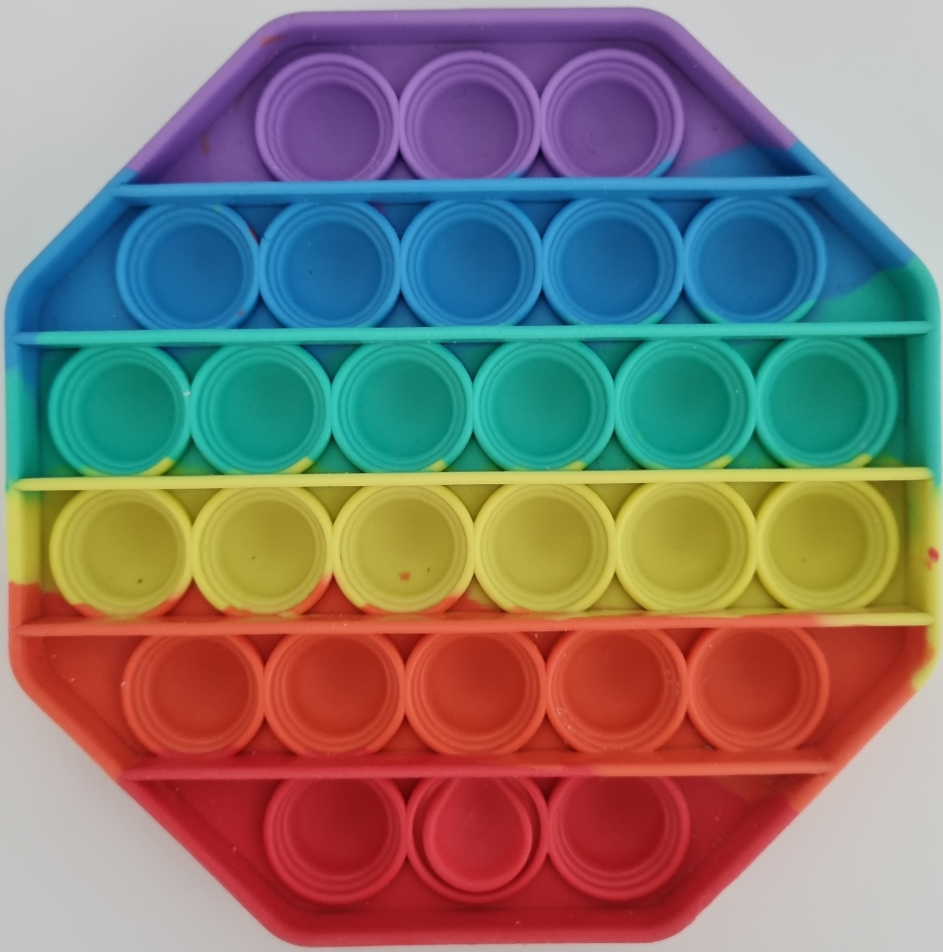
#> input picture pop_ref_001.jpg, 2829 x 2854 px (shown at 1/3 size)
$ python first.py
#> lines starting #> are read from the running program, lines starting #| are printed output that depends on the picture; after the words box and inside, x2 and y2 are one past the last pixel; in counts of white or black regions, pixels touching at a corner belong together
# -*- coding: utf-8 -*-
"""
Created on Thu Oct 21 12:48:18 2021

@author: Coding
"""

import cv2 as cv

def setLabel(image, str, contour):
    (text_width, text_height), baseline = cv.getTextSize(str, cv.FONT_HERSHEY_SIMPLEX, 0.7, 1)
    x,y,width,height = cv.boundingRect(contour)
    pt_x = x+int((width-text_width)/2)
    pt_y = y+int((height + text_height)/2)
    cv.rectangle(image, (pt_x, pt_y+baseline), (pt_x+text_width, pt_y-text_height), (200,200,200), cv.FILLED)
    cv.putText(image, str, (pt_x, pt_y), cv.FONT_HERSHEY_SIMPLEX, 0.7, (0,0,0), 1, 8)


img_color1 = cv.imread('pop_ref_001.jpg', cv.IMREAD_COLOR)
#> img_color1 is the input picture: shape (2854, 2829, 3); mean B, G, R 115.1, 121.5, 130.7
img_color = cv.resize(img_color1, dsize=(640, 480), interpolation=cv.INTER_AREA)
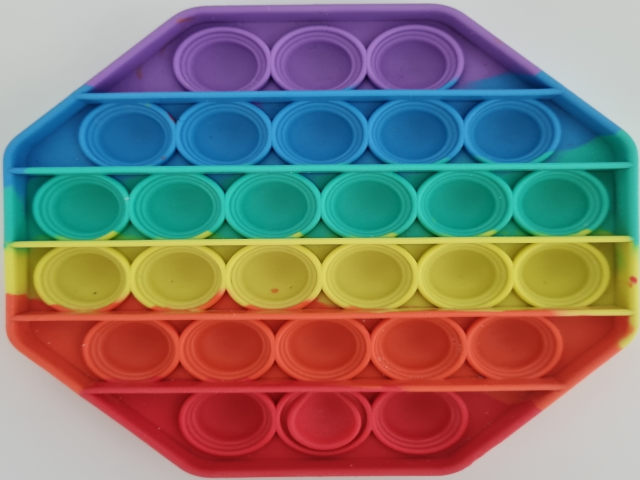
#> img_color: shape (480, 640, 3); mean B, G, R 115.1, 121.5, 130.7
cv.imshow('result', img_color)
cv.waitKey(0)

img_gray = cv.cvtColor(img_color, cv.COLOR_BGR2GRAY)
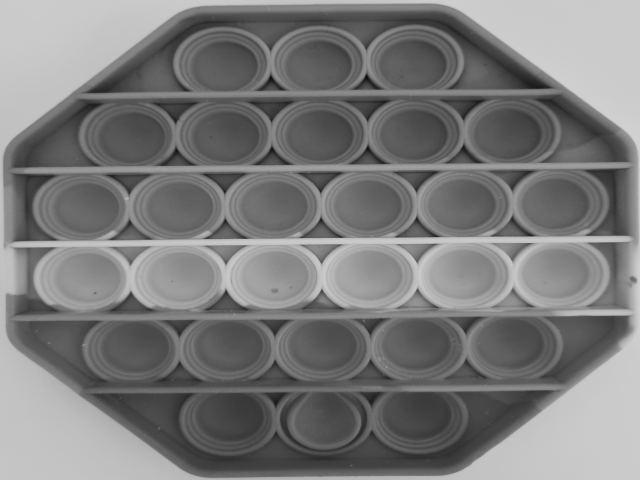
#> img_gray: shape (480, 640); min 13, max 210, mean 123.5
cv.imshow('result', img_gray)
cv.waitKey(0)

dst = cv.Canny(img_gray, 40, 150)
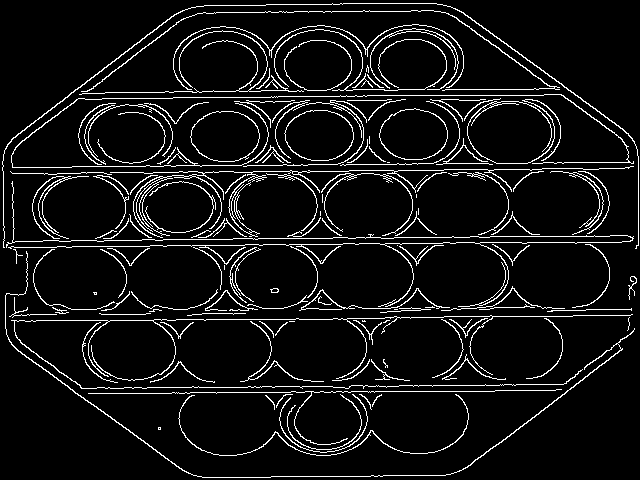
#> dst: shape (480, 640); 7.4% white in thin lines or dots

# ret,img_binary = cv.threshold(img_gray, 0, 255, cv.THRESH_BINARY_INV|cv.THRESH_OTSU)
ret,img_binary = cv.threshold(dst, 127, 255, cv.THRESH_BINARY+cv.THRESH_OTSU)
#> ret = 0
cv.imshow('result', img_binary)
cv.waitKey(0)

contours, hierarchy = cv.findContours(img_binary, cv.RETR_EXTERNAL, cv.CHAIN_APPROX_SIMPLE)
#> contours = 125 contours, 61 with area under 20; largest, box (x1, y1, x2, y2) and area: (284, 110, 354, 161) 2734, (190, 111, 260, 162) 2718, (379, 108, 448, 160) 2703, (110, 166, 634, 238) 318, (5, 251, 635, 478) 284

for cnt in contours:
    size = len(cnt)
    print(size)

    epsilon = 0.005 * cv.arcLength(cnt, True)
    approx = cv.approxPolyDP(cnt, epsilon, True)

    size = len(approx)
    print(size)

    cv.line(img_color, tuple(approx[0][0]), tuple(approx[size-1][0]), (0, 255, 0), 3)
    for k in range(size-1):
        cv.line(img_color, tuple(approx[k][0]), tuple(approx[k+1][0]), (0, 255, 0), 3)

    if cv.isContourConvex(approx):
        if size == 3:
            setLabel(img_color, "triangle", cnt)
        elif size == 4:
            setLabel(img_color, "rectangle", cnt)
        elif size == 5:
            setLabel(img_color, "pentagon", cnt)
        elif size == 6:
            setLabel(img_color, "hexagon", cnt)
        elif size == 8:
            setLabel(img_color, "octagon", cnt)
        elif size == 10:
            setLabel(img_color, "decagon", cnt)
        else:
            setLabel(img_color, str(size), cnt)
    else:
        setLabel(img_color, str(size), cnt)
#> this loop made 125 passes
#> epsilon on passes 2 to 13: 0.18, 4.4, 0.169, 0.214, 1.86, 1.67, 0.24, 5.94, 0.85, 0.131, 0.699, 0.477
#> (epsilon, approx) on passes 1, 18, 31, 49: (0.04, [[158, 427], [158, 429], [160, 429], [160, 427]]), (0.05, [[289, 321], [294, 321]]), (0.03, [[394, 309], [397, 309]]), (0.04, [[224, 265], [224, 269]])
#> (printed output is left out)
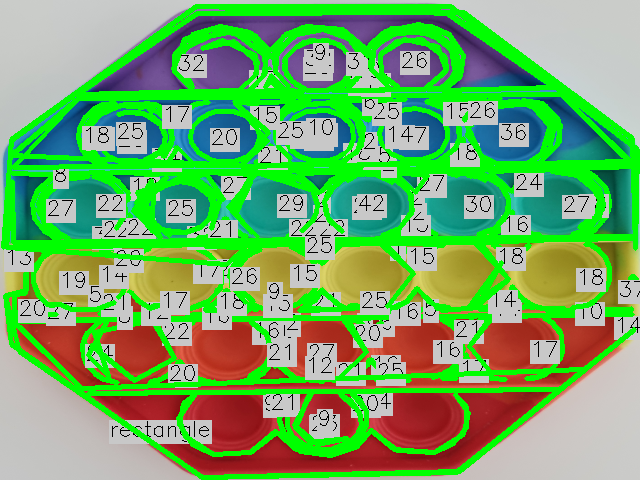
#> img_color: shape (480, 640, 3); mean B, G, R 100.7, 172.2, 113.8

cv.imshow('result', img_color)
cv.waitKey(0)

$ run again, with pop_ref_002.jpg copied over pop_ref_001.jpg
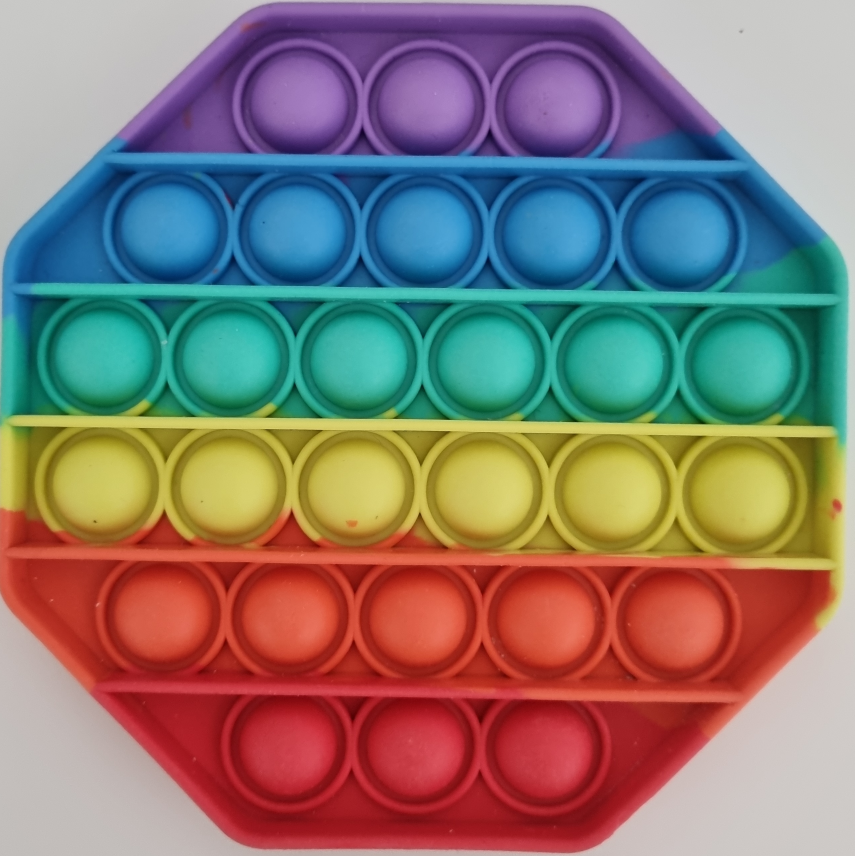
#> input picture pop_ref_002.jpg, 2564 x 2568 px (shown at 1/3 size)
#> img_color1 is the input picture: shape (2568, 2564, 3); mean B, G, R 114.5, 120.4, 134.1
#> `dst = cv.Canny(img_gray, 40, 150)`:
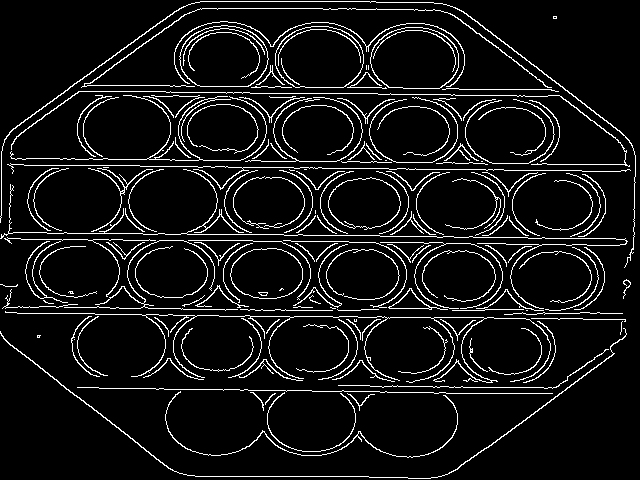
#> dst: shape (480, 640); 7.9% white in thin lines or dots
#> ret = 0
#> contours = 147 contours, 62 with area under 20; largest, box (x1, y1, x2, y2) and area: (275, 26, 364, 88) 4457, (370, 27, 459, 89) 4448, (179, 25, 269, 87) 4420, (230, 248, 303, 299) 2898, (328, 177, 401, 230) 2864
#> the loop `for cnt in contours:` made 147 passes
#> epsilon on passes 1, 2, 3, 4, 5, 7, 8, 9: 0.439, 0.16, 1.95, 0.253, 4.59, 0.172, 0.873, 0.789
#> (printed output is left out)
#> after the loop `for cnt in contours:`:
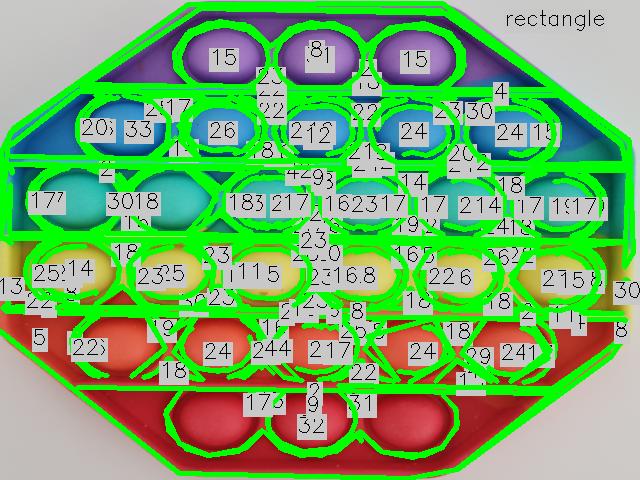
#> img_color: shape (480, 640, 3); mean B, G, R 103.7, 172.5, 115.3

$ run again, with pop_ref_003.jpg copied over pop_ref_001.jpg
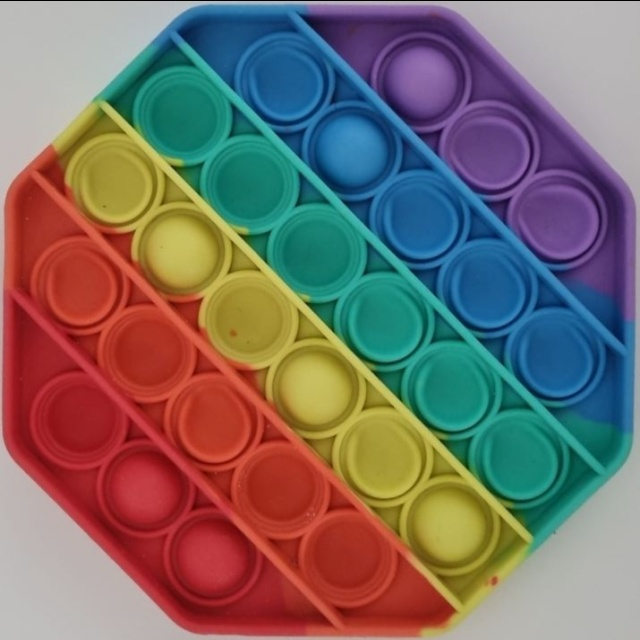
#> input picture pop_ref_003.jpg, 640 x 640 px
#> img_color1 is the input picture: shape (640, 640, 3); mean B, G, R 103.9, 108.8, 121.2
#> `dst = cv.Canny(img_gray, 40, 150)`:
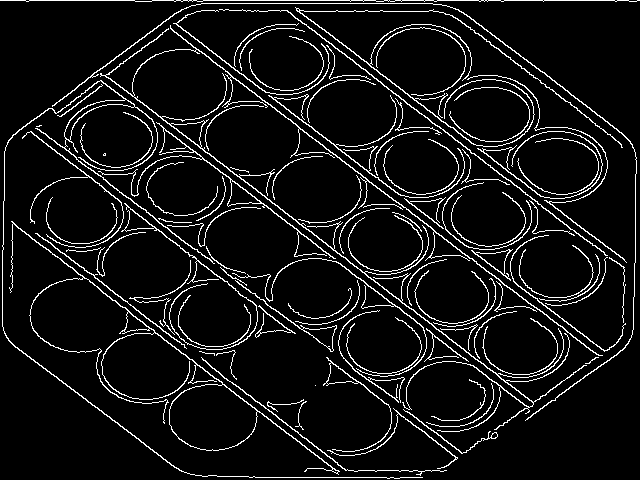
#> dst: shape (480, 640); 7.6% white in thin lines or dots
#> ret = 0
#> contours = 87 contours, 39 with area under 20; largest, box (x1, y1, x2, y2) and area: (9, 221, 340, 475) 5070, (100, 25, 603, 432) 1322, (2, 80, 423, 479) 834, (98, 122, 336, 259) 542, (235, 280, 337, 352) 418
#> the loop `for cnt in contours:` made 87 passes
#> epsilon on passes 1 to 8: 1.36, 2.1, 0.393, 0.545, 0, 1.01, 1.02, 0.158
#> (printed output is left out)
#> after the loop `for cnt in contours:`:
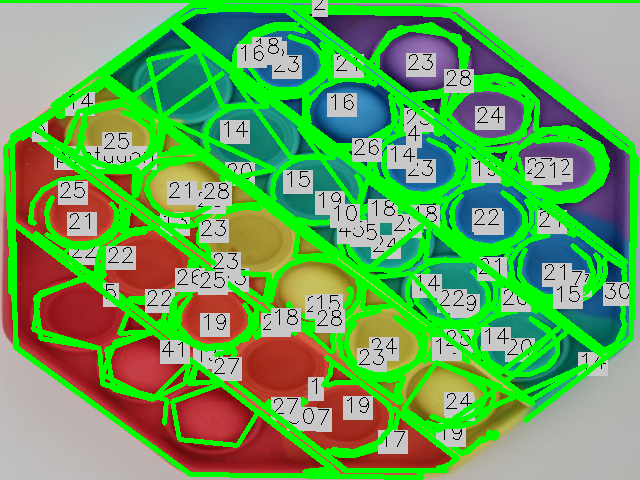
#> img_color: shape (480, 640, 3); mean B, G, R 89.6, 165.4, 102.1

$ run again, with pop_resize_002.jpg copied over pop_ref_001.jpg
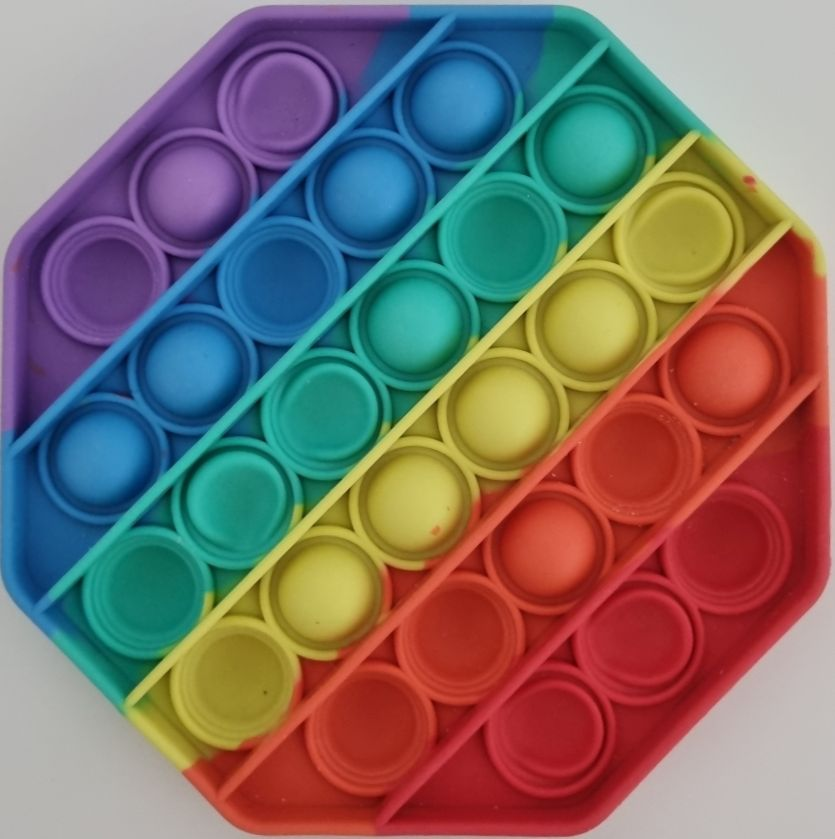
#> input picture pop_resize_002.jpg, 835 x 839 px
#> img_color1 is the input picture: shape (839, 835, 3); mean B, G, R 106.3, 111.5, 125
#> `dst = cv.Canny(img_gray, 40, 150)`:
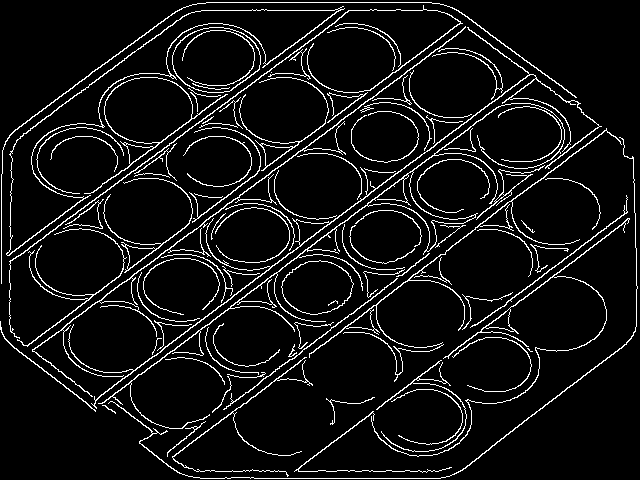
#> dst: shape (480, 640); 7.3% white in thin lines or dots
#> ret = 0
#> contours = 87 contours, 43 with area under 20; largest, box (x1, y1, x2, y2) and area: (6, 6, 345, 256) 11314, (84, 77, 228, 194) 4845, (172, 27, 261, 93) 4454, (281, 260, 354, 315) 2892, (98, 103, 565, 429) 1766
#> the loop `for cnt in contours:` made 87 passes
#> epsilon on passes 1 to 8: 0.664, 2.81, 0.166, 0.851, 1.79, 0.47, 0.467, 3.4
#> (printed output is left out)
#> after the loop `for cnt in contours:`:
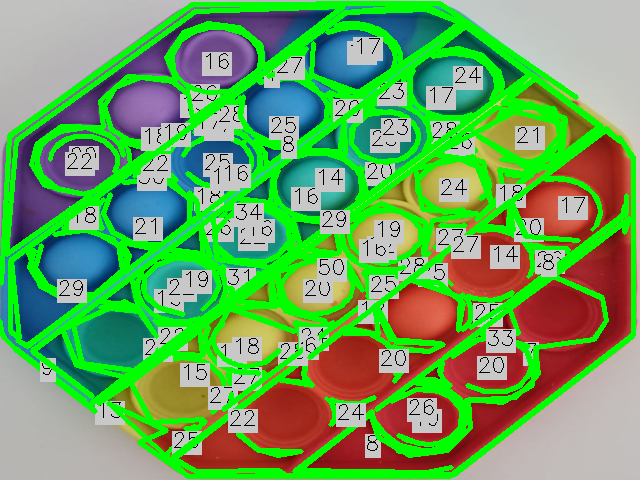
#> img_color: shape (480, 640, 3); mean B, G, R 93, 164, 105.4
